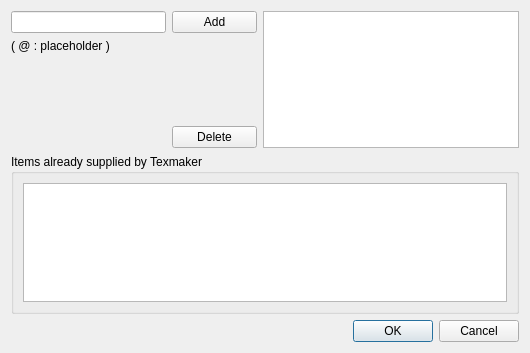
<?xml version="1.0" encoding="UTF-8"?>
<ui version="4.0">
 <class>UserCompletionDialog</class>
 <widget class="QDialog" name="UserCompletionDialog">
  <property name="geometry">
   <rect>
    <x>0</x>
    <y>0</y>
    <width>530</width>
    <height>353</height>
   </rect>
  </property>
  <property name="windowTitle">
   <string>Completion</string>
  </property>
  <layout class="QVBoxLayout" name="verticalLayout_2">
   <item>
    <layout class="QGridLayout" name="gridLayout">
     <item row="0" column="0">
      <widget class="QLineEdit" name="lineEdit"/>
     </item>
     <item row="0" column="1">
      <widget class="QPushButton" name="addButton">
       <property name="text">
        <string>Add</string>
       </property>
       <property name="icon">
        <iconset resource="texmaker.qrc">
         <normaloff>:/images/errornext.png</normaloff>:/images/errornext.png</iconset>
       </property>
      </widget>
     </item>
     <item row="0" column="2" rowspan="5">
      <widget class="QListWidget" name="listWidget"/>
     </item>
     <item row="3" column="1">
      <spacer name="verticalSpacer">
       <property name="orientation">
        <enum>Qt::Vertical</enum>
       </property>
       <property name="sizeHint" stdset="0">
        <size>
         <width>85</width>
         <height>88</height>
        </size>
       </property>
      </spacer>
     </item>
     <item row="4" column="1">
      <widget class="QPushButton" name="deleteButton">
       <property name="text">
        <string>Delete</string>
       </property>
      </widget>
     </item>
     <item row="1" column="0">
      <widget class="QLabel" name="label">
       <property name="text">
        <string>( @ : placeholder )</string>
       </property>
      </widget>
     </item>
     <item row="2" column="0">
      <spacer name="verticalSpacer_2">
       <property name="orientation">
        <enum>Qt::Vertical</enum>
       </property>
       <property name="sizeHint" stdset="0">
        <size>
         <width>20</width>
         <height>40</height>
        </size>
       </property>
      </spacer>
     </item>
    </layout>
   </item>
   <item>
    <widget class="QGroupBox" name="groupBox">
     <property name="title">
      <string>Items already supplied by Texmaker</string>
     </property>
     <layout class="QVBoxLayout" name="verticalLayout">
      <item>
       <widget class="QPlainTextEdit" name="plainTextEdit">
        <property name="readOnly">
         <bool>true</bool>
        </property>
       </widget>
      </item>
     </layout>
    </widget>
   </item>
   <item>
    <widget class="QDialogButtonBox" name="buttonBox">
     <property name="orientation">
      <enum>Qt::Horizontal</enum>
     </property>
     <property name="standardButtons">
      <set>QDialogButtonBox::Cancel|QDialogButtonBox::Ok</set>
     </property>
    </widget>
   </item>
  </layout>
 </widget>
 <tabstops>
  <tabstop>lineEdit</tabstop>
  <tabstop>addButton</tabstop>
  <tabstop>listWidget</tabstop>
  <tabstop>deleteButton</tabstop>
  <tabstop>buttonBox</tabstop>
 </tabstops>
 <resources>
  <include location="texmaker.qrc"/>
 </resources>
 <connections>
  <connection>
   <sender>buttonBox</sender>
   <signal>accepted()</signal>
   <receiver>UserCompletionDialog</receiver>
   <slot>accept()</slot>
   <hints>
    <hint type="sourcelabel">
     <x>248</x>
     <y>254</y>
    </hint>
    <hint type="destinationlabel">
     <x>157</x>
     <y>274</y>
    </hint>
   </hints>
  </connection>
  <connection>
   <sender>buttonBox</sender>
   <signal>rejected()</signal>
   <receiver>UserCompletionDialog</receiver>
   <slot>reject()</slot>
   <hints>
    <hint type="sourcelabel">
     <x>316</x>
     <y>260</y>
    </hint>
    <hint type="destinationlabel">
     <x>286</x>
     <y>274</y>
    </hint>
   </hints>
  </connection>
 </connections>
</ui>
